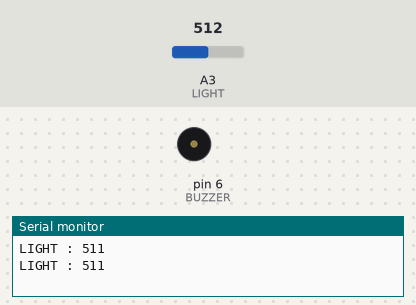
The sketch below on a simulated Arduino Uno, built with avr-gcc and run on an emulated ATmega328P. On the bench: buzzer (waves = sounding), the last lines printed to the serial monitor. Inputs (shaded band) come from the test bench; at power-on: A3 (LIGHT) = 512.

Above: at 1.2 s.
1.3 s: A3 (LIGHT) set to 598
3.2 s: A3 (LIGHT) set to 631
At 4.4 s:
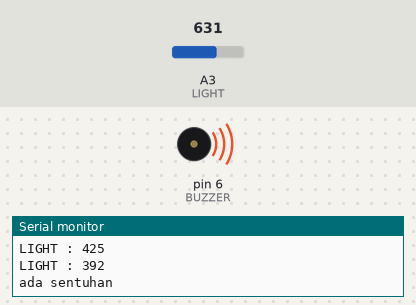
Timing chart, 0 to 6.2 s (numbered marks = the images above; inputs shaded):
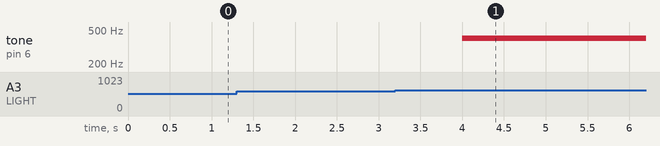

The sketch:

Spec_1_Beep.ino
```cpp
//******************************************************//
// Ambient Light Sensor
// Sample Code 1 [Control the ambient light sensor]
//                                      - Kyung-Sik Jang//
//******************************************************//

//******************************************************//
// Hardware Configuration
//  - Connect IoT Starter Kit and Ambient Light Sensor Module
//******************************************************//

#define LIGHT A3
int BUZZER = 6;
int batas;
void setup() {
  int value = analogRead(LIGHT);
  int data = map(value, 0, 1023, 1023, 0);

  Serial.begin(9600);

  pinMode(LIGHT, INPUT);
  pinMode(BUZZER, OUTPUT);
  batas = data-50;
}

void loop() {
//******************************************************//
  // Sample Code

  // Read ambient light sensor
  int value = analogRead(LIGHT);

  // Map Function : map(value, fromLow, fromHigh, toLow, toHigh)
  // - In programming, you sometimes need to change a range of values.
  //   For example, in Arduino, when you want to output the
  //   potentiometer analog input value (0 ~ 1023) as PWM value (0 ~ 255)
  //   to control the brightness of the LED, you have to adjust the
  //   range of the input value to the output value range.
  //   It is called Mapping.
  // - Parameter 1 [value]    : analog input value
  // - Parameter 2 [fromLow]  : lower bound of current range value
  // - Parameter 3 [fromHigh] : upper bound of the current range value
  // - Parameter 4 [toLow]    : lower bound of target range value
  // - Parameter 5 [toHigh]   : upper bound of the target range value

  // The Ambient light sensor measures low voltage when it is bright
  // and high voltage when it is dark.
  int data = map(value, 0, 1023, 1023, 0);

  Serial.print("LIGHT : ");
  Serial.println(data);
  if (data < batas-50 )
  {
    tone(BUZZER, 400);
    Serial.println("ada sentuhan");
    delay(1000);
  }

  delay(1000);
  noTone(BUZZER);
}
```

Measured:
- the behaviour switches between 612 and 613 on A3 (LIGHT) (found by bisection; images 0 and 1)
- after the input at 3.2 s, tone on pin 6 (BUZZER): silent → 400 Hz after 0.80 s
